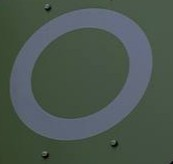
#> input picture Obrazky/ObrazkyJPEG/VyrezyAleboSegmentyObrazkuJPEG/zelenaZnackaVyrez.jpg, 173 x 164 px
$ python realPhotoGrayscale.py
#> lines starting #> are read from the running program, lines starting #| are printed output that depends on the picture
import cv2
import matplotlib.pyplot as plt

# Nacitat obrazok
original_image = cv2.imread('../Obrazky/ObrazkyJPEG/VyrezyAleboSegmentyObrazkuJPEG/zelenaZnackaVyrez.jpg')
#> original_image is the input picture: shape (164, 173, 3); mean B, G, R 79, 87.3, 74.5
image_gray = cv2.imread('../Obrazky/ObrazkyJPEG/VyrezyAleboSegmentyObrazkuJPEG/zelenaZnackaVyrez.jpg', cv2.IMREAD_GRAYSCALE)
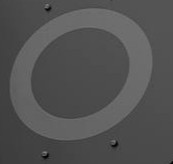
#> image_gray: shape (164, 173); min 0, max 130, mean 82.4

# OpenCV nacita obrazok v BGR by default ale mplib ocakava rhb
original_image_rgb = cv2.cvtColor(original_image, cv2.COLOR_BGR2RGB)

# Plot
plt.figure(figsize=(10, 4))

plt.subplot(1, 2, 1)
plt.title("Farebný Obrázok")
plt.imshow(original_image_rgb)
plt.axis('off')

plt.subplot(1, 2, 2)
plt.title("Grayscale Obrázok")
plt.imshow(image_gray, cmap='gray')
plt.axis('off')

plt.tight_layout()
plt.show()
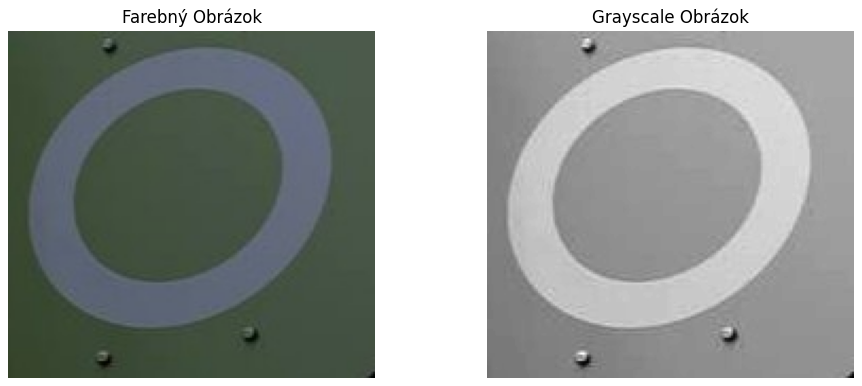
#> figure drawn by matplotlib, 2 panels
